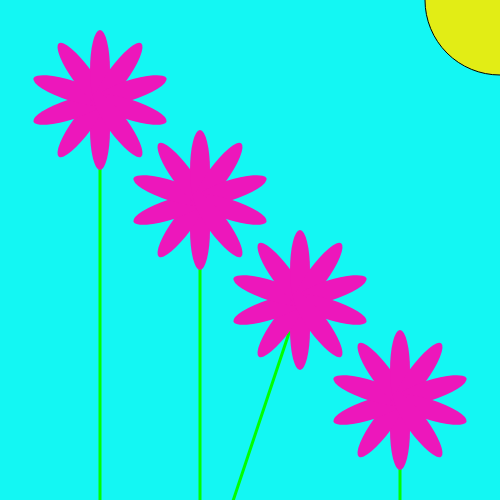
Frame 1 (no input)
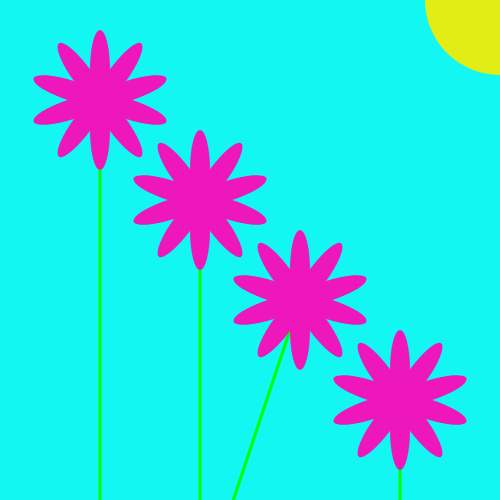
Frame 60 (no input)
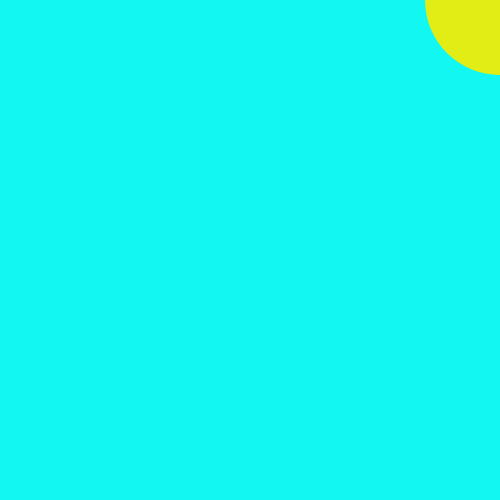
Frame 120 (the mouse pressed at the canvas centre since frame 60)

The p5.js sketch that drew these frames (run headless with seeded random() and noise() and a simulated clock; from frame 60 on, the mouse is pressed at the canvas centre):

// p5.js sketch
// ── sketch.js
var Flag =0;


function setup() {
  
  createCanvas(500, 500);
  
  // button = createButton('(im)Press Me');
  // button.position(0, 0);
  // button.size(20,20);
  // button.mouseOver(changeColOver);
  // button.mouseOut(changeColOut);
  // button.mousePressed(ChangeVariable);
  
  // var col = color(100,100,200,128);    //  2 buttons are Dom elements--changing button color is doable but "involved"
  // button.style("background-color",col);
  
}

function draw() {
  background(19,247,243)
  
fill(226,237,21)
ellipse (height,0,150,150)
  
  if (Flag === 0) {
    fill(237,23,187);
  
  //  noStroke ()
  //  for (var = i = 0; i < 10; i ++) {
  //  ellipse(150,50,80,80)
  //  rotate(PI/5) }
  // else 
//  fill(10,200,200);
 // rect(225, 125, 80,80);
 //     fill(200,200,125)
  
stroke(0,255,0)
  strokeWeight(3)
  line(200,200, 200, 600)

  translate(200, 200);
  noStroke();
  for (var i = 0; i < 10; i ++) {
    ellipse(0, 30, 20, 80);
    rotate(PI/5);
  }
 
 translate(-200, -200);
 
 stroke(0,255,0)
  strokeWeight(3)
  line(300,300, 200, 600)
 
  
  translate(300,300);
  noStroke();
  for (var i = 0; i < 10; i ++) {
    ellipse(0, 30, 20, 80);
    rotate(PI/5);
  }
  translate(-300, -300);

  stroke(0,255,0)
  strokeWeight (3)
  line(400,400,400,600)
  
    stroke(0,255,0)
  strokeWeight (3)
  line(100,100,100,600) 

  
  translate(100, 100);
  noStroke();
  
 for (var i = 0; i < 10; i ++) {
   ellipse(0, 30, 20, 80);
   rotate(PI/5);
 }
  translate(-100, -100);
 
   
translate(400, 400);
  noStroke();
 for (var i = 0; i < 10; i ++) {
   ellipse(0, 30, 20, 80);
   rotate(PI/5);
   

 }
  translate(400, 400);
    
  }
  
}

function changeColOver() {
  var col = color(1,1,200,128);    //  2 buttons are Dom elements--changing button color is doable but "involved"
  button.style("background-color",col);
}

function changeColOut() {
  var col = color(100,100,200,128);    //  2 buttons are Dom elements--changing button color is doable but "involved"
  button.style("background-color",col);
}

function mousePressed() {
  
  distX = width - mouseX
  distY = mouseY
  
  distance = sqrt((distX ^ 2) + (distY ^ 2))
  
  // console.log(distance)
  
  if (Flag == 0) {
    Flag = 1;
  } else {
    Flag = 0;
  }
}

function ChangeVariable() {
  console.log("The Flag Variable = "+Flag)
}
